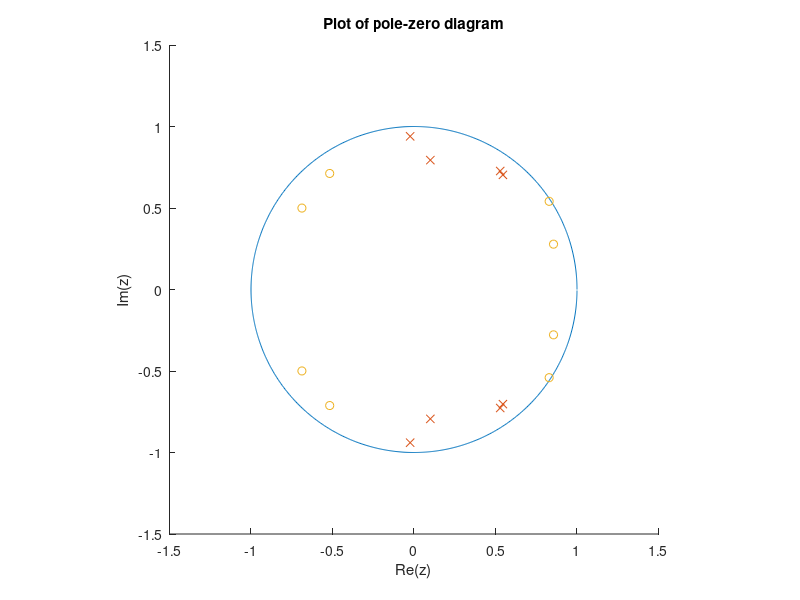
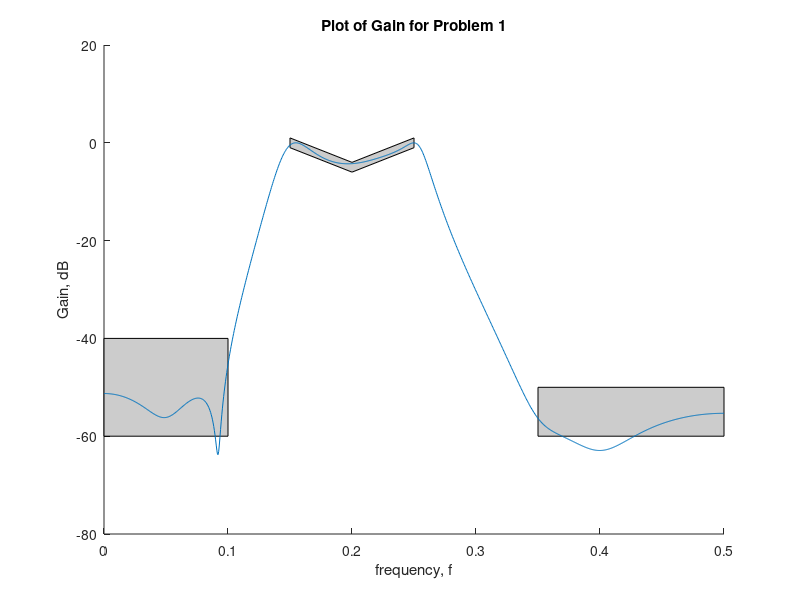

The MATLAB script that drew these images, in order:
%% Problem 1
% I got most of this code from the lab 3 briefing with Hummels.
N=1001;
w=2*pi*[0:N-1]/N;
z = exp(1i*w);

% what poles do we want the first number is the magnitude
% Number of poles = number of zeros
% 0.30 is the frequency and [-1,1] is for the conjugate pair
iirpoles = [
        0.899 * exp(1i*2*pi*0.1499 * [-1,1]),...
        0.94 * exp(1i*2*pi*0.254 * [-1,1]),...
        0.8 * exp(1i*2*pi*0.23 * [-1,1]),...
        0.89 * exp(1i*2*pi*0.145 * [-1,1])
        
];

% same structure as the poles but with zeros
iirzeros = [
        0.99 * exp(1i* 2 * pi * 0.092 * [-1,1]),...
        0.88 * exp(1i* 2 * pi * 0.35 * [-1,1]),...
        0.85 * exp(1i* 2 * pi * 0.4 * [-1,1]),...
        0.9 * exp(1i* 2 * pi * 0.05 * [-1,1])
        
];

iirpoles = iirpoles';
iirzeros = iirzeros';
% getting the plot for pole-zero diagram
figure(1);
hold on
plot(z)
plot(real(iirpoles), imag(iirpoles),'x')
plot(real(iirzeros), imag(iirzeros),'o')
title("Plot of pole-zero diagram");
xlabel("Re(z)");
ylabel("Im(z)");
axis square
axis([-1.5 1.5 -1.5 1.5])
hold off

% calculating the gain
den = poly(iirpoles);
num = poly(iirzeros);
f = linspace(0,0.5,N);
w = 2 * pi *f;
z = exp(1i * w);
figure(2);
Hz = abs(polyval(num,z) ./ polyval(den, z));
% scaling to get DC gain of 1
Hz_Dc = (1/max(Hz)) .* Hz;

% num gives the coef and so does den
% patch 
%plot in dB
Hdb = 20*log10(Hz_Dc);
figure(2);
hold on;
patch([0 .1 .1 0], [-60, -60, -40, -40], 0.8*[1, 1, 1])
patch([.35 .5 .5 .35], [-60, -60, -50, -50], 0.8*[1, 1, 1])
patch([.15 .2 .25 .25 .2 .15], [-1, -6, -1, 1, -4, 1], 0.8*[1,1,1])
plot(f,Hdb);
title("Plot of Gain for Problem 1");
xlabel("frequency, f");
ylabel("Gain, dB");
hold off;


% This is to print the coefficients this came from Nates file
% g is gain
g = Hz_Dc;

% Create a and b coefficients using zp2sos

% NOTE the up and inf cause and error and we dont know why.
%[sos, k] = zp2sos(iirzeros, iirpoles, g, 'up', 'inf');

[sos, k] = zp2sos(iirzeros, iirpoles, g);

% Make the coefficients usable in c
a = sos(:, end-1:end);
b = sos(:, 1:3);

% Combine coefficient matrices
h = [b, a];
% disp(k)

disp("float biquad_coefs[] = {")

for i = 1:length(h(:,1))-1
    fprintf("%g, %g, %g, %g, %g,\n", h(i,:));
    
end

fprintf("%g, %g, %g, %g, %g};\n", h(end,:));